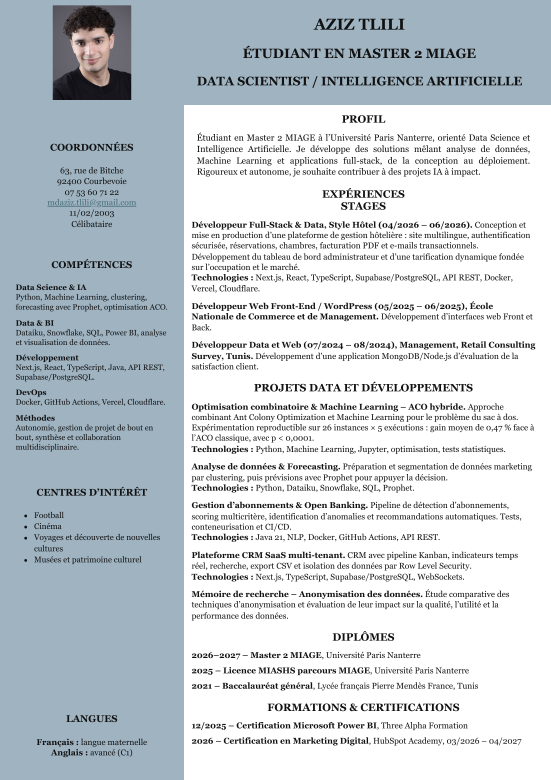
#> input picture page-1.png, 1653 x 2339 px (shown at 1/3 size)
$ python photo_stats.py
#> lines starting #> are read from the running program, lines starting #| are printed output that depends on the picture; after the words box and inside, x2 and y2 are one past the last pixel; in counts of white or black regions, pixels touching at a corner belong together
from PIL import Image
import numpy as np
img = Image.open('page-1.png').convert('RGB')
#> img is the input picture: PIL image 1653x2339 RGB; mean R, G, B 199.4, 207.1, 212.6
arr = np.array(img)
for x0,x1,y0,y1 in [(0,260,0,260),(0,260,0,320),(0,340,0,500),(0,500,0,600)]:
    small = arr[y0:y1, x0:x1]
    # Use luminance threshold to find dark photo silhouette region.
    mask = small.mean(axis=2) < 200
    ys, xs = np.where(mask)
    if len(xs) > 0:
        print('area', (x0,x1,y0,y1), 'bbox', x0+xs.min(), y0+ys.min(), x0+xs.max(), y0+ys.max(), 'count', len(xs))
    else:
        print('area', (x0,x1,y0,y1), 'no dark pixels')
#> this loop made 4 passes
#| area (0, 260, 0, 260) bbox 0 0 259 259 count 66383
#| area (0, 260, 0, 320) bbox 0 0 259 319 count 81983
#| area (0, 340, 0, 500) bbox 0 0 339 499 count 168034
#| area (0, 500, 0, 600) bbox 0 0 499 599 count 298034
#> pass 1, `small = arr[y0:y1, x0:x1]`:
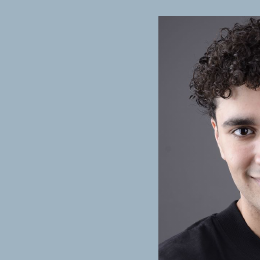
#> small: shape (260, 260, 3); mean R, G, B 135.9, 146.1, 156.2
#> pass 1, `mask = small.mean(axis=2) < 200`:
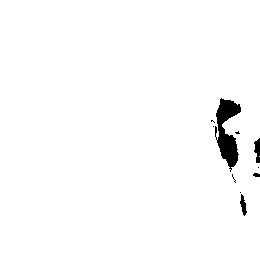
#> mask: shape (260, 260) bool; 98.2% white; 10 black regions (6 under 20 px), largest, box (x1, y1, x2, y2) and area: (215, 98, 241, 172) 982, (254, 138, 260, 163) 105, (240, 194, 247, 216) 81, (253, 173, 260, 177) 23
#> pass 2, `small = arr[y0:y1, x0:x1]`:
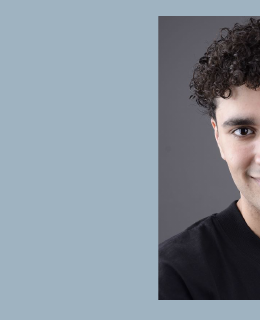
#> small: shape (320, 260, 3); mean R, G, B 133.6, 144.6, 155.1
#> pass 2, `mask = small.mean(axis=2) < 200`:
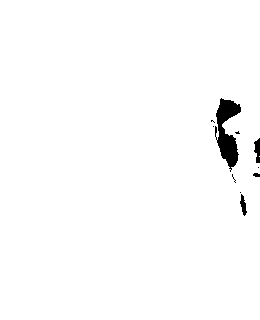
#> mask: shape (320, 260) bool; 98.5% white; 10 black regions (6 under 20 px), largest, box (x1, y1, x2, y2) and area: (215, 98, 241, 172) 982, (254, 138, 260, 163) 105, (240, 194, 247, 216) 81, (253, 173, 260, 177) 23
#> after the loop:
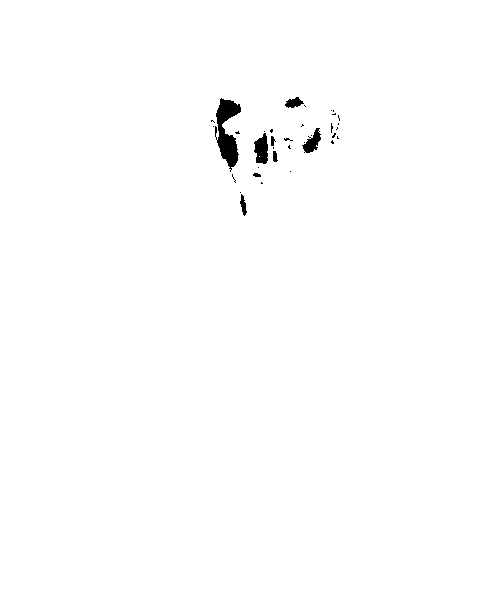
#> mask: shape (600, 500) bool; 99.3% white; 35 black regions (27 under 20 px), largest, box (x1, y1, x2, y2) and area: (215, 98, 241, 172) 982, (254, 133, 268, 164) 314, (302, 128, 321, 153) 236

# Also inspect the whole image's main dark-bbox.
mask = arr.mean(axis=2) < 160
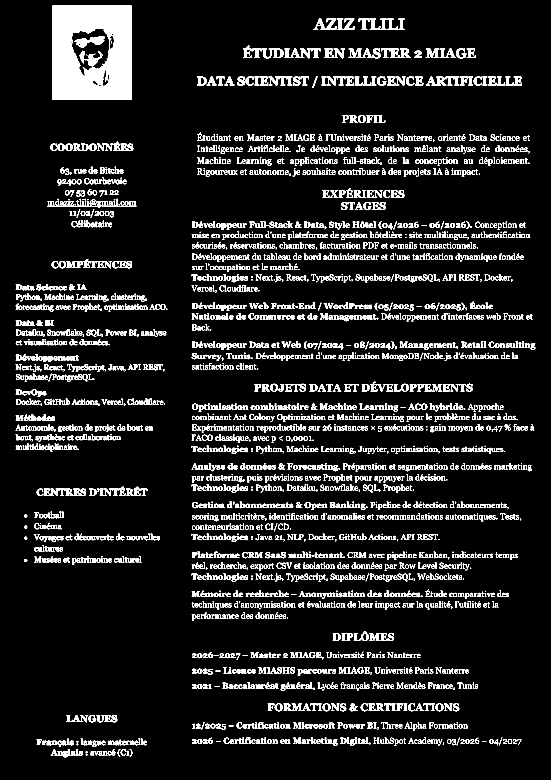
#> mask: shape (2339, 1653) bool (shown at 1/3 size); 8.8% white; 3182 white regions (390 under 20 px), largest, box (x1, y1, x2, y2) and area: (158, 16, 394, 300) 54748, (224, 109, 314, 144) 1499, (853, 145, 962, 175) 1391
ys, xs = np.where(mask)
print('whole bbox', xs.min(), ys.min(), xs.max(), ys.max(), 'count', len(xs))
#| whole bbox 46 16 1605 2271 count 341478
